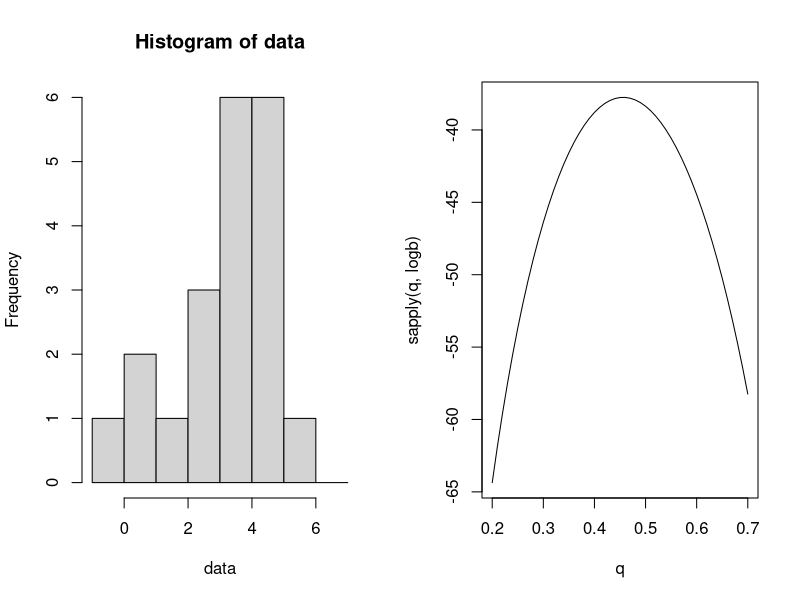
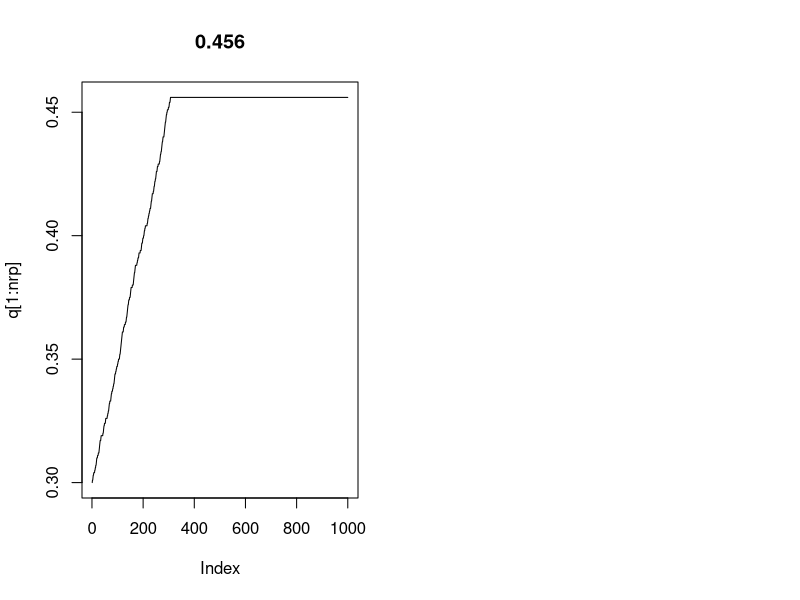
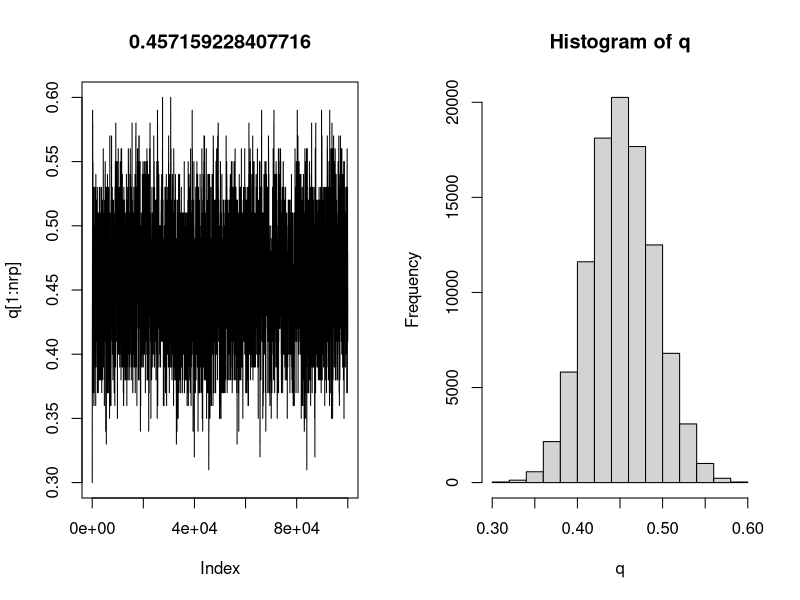

The R script that drew these images, in order:
## ---- chunk 1
layout(matrix(1:2, ncol=2))
data<-c(4,3,4,5,5,2,3,1,4,0,1,5,5,6,5,4,4,5,3,4)
hist(data,breaks=c(-1:7))
logb<-function(x) sum(log(dbinom(data, 8, x)))
q <- seq(0.2, 0.7, 0.01)
plot(q, sapply(q, logb), type='l')
## ---- chunk 2
nrp<-1000
qi<-0.300
n<-8
data<-c(4,3,4,5,5,2,3,1,4,0,1,5,5,6,5,4,4,5,3,4)
logL<-numeric(nrp)
q<-numeric(nrp)
q[1]<-qi
for (rp in 1:nrp){
  lh<-numeric(length(data))
  for (d in 1:length(data)){
    lh[d]<-choose(n,data[d])*q[rp]^data[d]*(1-q[rp])^(n-data[d])
  }
  logL[rp]<-log(prod(lh))
  if (rp>1){
    if (logL[rp]<logL[rp-1]){
      q[rp]<-q[rp-1]
      logL[rp]<-logL[rp-1]
    }
  }
  if (round(runif(1))){
    q[rp+1]<-q[rp]+0.001
  }else{
    q[rp+1]<-q[rp]-0.001
  }
}
plot(q[1:nrp],type='l', main=q[nrp])
## ---- chunk 3
layout(matrix(1:2, ncol=2))
nrp<-100000
qi<-0.30
n<-8
data<-c(4,3,4,5,5,2,3,1,4,0,1,5,5,6,5,4,4,5,3,4)
logL<-numeric(nrp)
q<-numeric(nrp)
q[1]<-qi
lr<-1
for (rp in 1:nrp){
  lh<-numeric(length(data))
  for (d in 1:length(data)){
    lh[d]<-choose(n,data[d])*q[rp]^data[d]*(1-q[rp])^(n-data[d])
  }
  logL[rp]<-log(prod(lh))
  if (rp>1){
    lr<-exp(logL[rp]-logL[rp-1])
    if (runif(1)>lr){
      #print(lr)
      q[rp]<-q[rp-1]
      logL[rp]<-logL[rp-1]
    }
  }
  if (round(runif(1))){
    q[rp+1]<-min(0.99,q[rp]+0.01)
  }else{
    q[rp+1]<-max(0.01,q[rp]-0.01)
  }
}
plot(q[1:nrp],type='l', main=mean(q))
hist(q)
